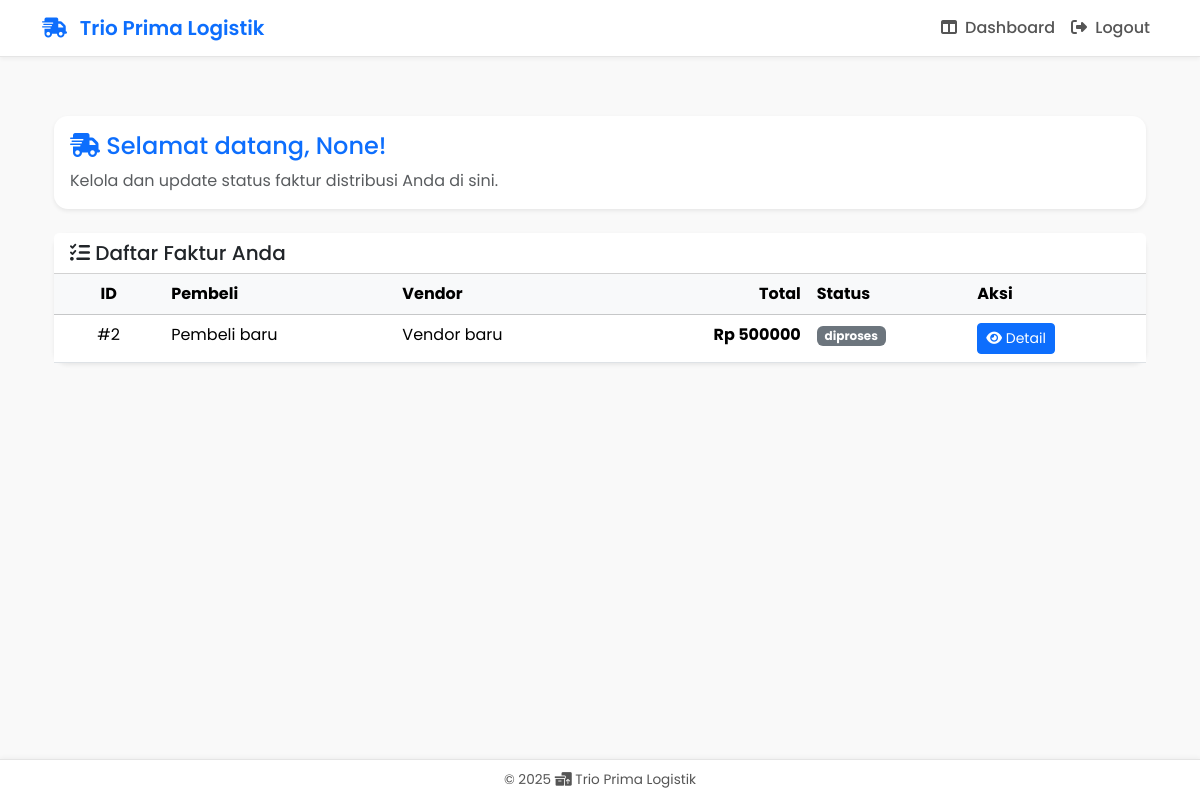
The app's page /kurir/dashboard/ (signed in), older data.
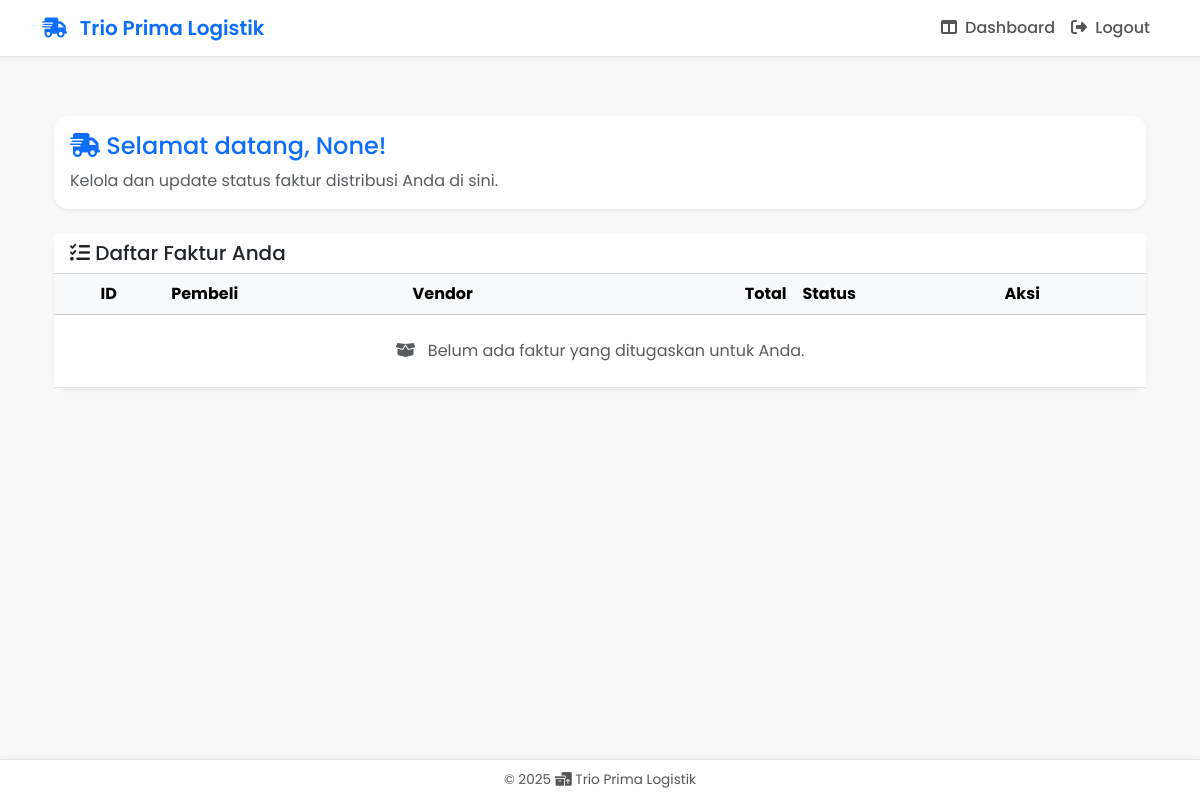
The same page, newer data.
### core/models.py (models this page shows, shortened)
class Faktur(models.Model):
    STATUS_CHOICES = [
        ('diproses', 'Diproses'),
        ('selesai', 'Selesai'),
        ('dibatalkan', 'Dibatalkan'),
    ]
    id_faktur = models.AutoField(primary_key=True)
    total_faktur = models.DecimalField(max_digits=15, decimal_places=2, default=0)
    status = models.CharField(max_length=20, choices=STATUS_CHOICES, default='diproses')
    berat = models.DecimalField(max_digits=10, decimal_places=2, default=0)
    koli = models.IntegerField(default=0)
    foto_pengiriman = models.ImageField(upload_to='faktur_images/', blank=True, null=True)
    kurir = models.ForeignKey(Kurir, on_delete=models.SET_NULL, null=True, blank=True, related_name='faktur')
    vendor = models.ForeignKey(Vendor, on_delete=models.CASCADE, related_name='faktur')
    pembeli = models.ForeignKey(Pembeli, on_delete=models.CASCADE, related_name='faktur')
    class Meta:
        verbose_name = "Faktur"
        verbose_name_plural = "Faktur"

class Pembeli(models.Model):
    id_pembeli = models.AutoField(primary_key=True)
    nama = models.CharField(max_length=100)
    email = models.EmailField(unique=True)
    password = models.CharField(max_length=128)
    alamat = models.TextField()
    no_hp = models.CharField(max_length=20)
    kelurahan = models.ForeignKey('Kelurahan', on_delete=models.CASCADE)
    class Meta:
        verbose_name = "Pembeli"
        verbose_name_plural = "Pembeli"

class Vendor(models.Model):
    id_vendor = models.AutoField(primary_key=True)
    nama = models.CharField(max_length=100)
    email = models.EmailField()
    password = models.CharField(max_length=100, blank=True, null=True)
    alamat = models.TextField()
    no_hp = models.CharField(max_length=20)
    class Meta:
        verbose_name = "Vendor"
        verbose_name_plural = "Vendor"

### core/views_kurir.py (the view)
# urls.py: path("kurir/dashboard/", views_kurir.kurir_dashboard, name="kurir_dashboard"),
def kurir_dashboard(request):
    kurir_id = request.session.get("kurir_id")
    if not kurir_id:
        return redirect("kurir_login")
    faktur_list = Faktur.objects.filter(kurir_id=kurir_id).select_related("pembeli", "vendor")
    return render(request, "core/kurir/dashboard.html", {
        "faktur_list": faktur_list,
        "kurir_nama": request.session.get("kurir_nama")
    })

### core/templates/core/kurir/dashboard.html (shortened to what this page needs)
{% extends 'base.html' %}
{% block content %}
<div class="container mt-3">
    <div class="card shadow-sm mb-4 border-0">
        <div class="card-body">
            <h4 class="card-title text-primary"><i class="fa-solid fa-truck-fast"></i> Selamat datang, {{ kurir_nama }}!</h4>
            <p class="card-text text-muted mb-0">Kelola dan update status faktur distribusi Anda di sini.</p>
        </div>
    </div>
    <div class="card shadow-sm border-0">
        <div class="card-header bg-white">
            <h5 class="mb-0"><i class="fa-solid fa-list-check"></i> Daftar Faktur Anda</h5>
        </div>
        <div class="card-body p-0">
            <div class="table-responsive-sm">
                <table class="table table-hover mb-0">
                    <thead class="table-light">
                        <tr>
                            <th class="text-center" style="width: 10%;">ID</th>
                            <th>Pembeli</th>
                            <th>Vendor</th>
                            <th class="text-end">Total</th>
                            <th>Status</th>
                            <th>Aksi</th>
                        </tr>
                    </thead>
                    <tbody>
                        {% for faktur in faktur_list %}
                        <tr>
                            <td class="text-center">#{{ faktur.id_faktur }}</td>
                            <td>{{ faktur.pembeli.nama }}</td>
                            <td>{{ faktur.vendor.nama }}</td>
                            <td class="text-end fw-bold">Rp {{ faktur.total_faktur|floatformat:0 }}</td>
                            <td>
                                {% if faktur.status == 'Selesai' %}
                                    <span class="badge bg-success"><i class="fa-solid fa-check"></i> Selesai</span>
                                {% elif faktur.status == 'Dalam Proses' %}
                                    <span class="badge bg-warning text-dark"><i class="fa-solid fa-route"></i> Proses</span>
                                {% else %}
                                    <span class="badge bg-secondary">{{ faktur.status }}</span>
                                {% endif %}
                            </td>
                            <td>
                                <a href="{% url 'kurir_faktur_detail' faktur.id_faktur %}" class="btn btn-sm btn-primary">
                                    <i class="fa-solid fa-eye"></i> Detail
                                </a>
                            </td>
                        </tr>
                        {% empty %}
                        <tr>
                            <td colspan="6" class="text-center text-muted py-4">
                                <i class="fa-solid fa-box-open me-2"></i> Belum ada faktur yang ditugaskan untuk Anda.
                            </td>
                        </tr>
                        {% endfor %}
                    </tbody>
                </table>
            </div>
        </div>
    </div>
</div>
{% endblock %}

Row changes from the older to the newer data that the page shows:
removed Faktur: id_faktur "2", pembeli.nama "Pembeli baru", vendor.nama "Vendor baru", total_faktur "500000", status "diproses"
Text that changed along with them:
text now shown: "Belum ada faktur yang ditugaskan untuk Anda."
